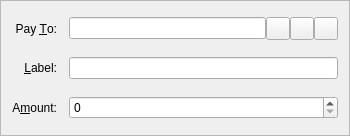
<?xml version="1.0" encoding="UTF-8"?>
<ui version="4.0">
 <class>SendCoinsEntry</class>
 <widget class="QFrame" name="SendCoinsEntry">
  <property name="geometry">
   <rect>
    <x>0</x>
    <y>0</y>
    <width>350</width>
    <height>136</height>
   </rect>
  </property>
  <property name="windowTitle">
   <string>Form</string>
  </property>
  <property name="frameShape">
   <enum>QFrame::StyledPanel</enum>
  </property>
  <property name="frameShadow">
   <enum>QFrame::Sunken</enum>
  </property>
  <layout class="QGridLayout" name="gridLayout">
   <property name="spacing">
    <number>12</number>
   </property>
   <item row="5" column="0">
    <widget class="QLabel" name="label">
     <property name="text">
      <string>A&amp;mount:</string>
     </property>
     <property name="alignment">
      <set>Qt::AlignRight|Qt::AlignTrailing|Qt::AlignVCenter</set>
     </property>
     <property name="buddy">
      <cstring>payAmount</cstring>
     </property>
    </widget>
   </item>
   <item row="3" column="0">
    <widget class="QLabel" name="label_2">
     <property name="text">
      <string>Pay &amp;To:</string>
     </property>
     <property name="alignment">
      <set>Qt::AlignRight|Qt::AlignTrailing|Qt::AlignVCenter</set>
     </property>
     <property name="buddy">
      <cstring>payTo</cstring>
     </property>
    </widget>
   </item>
   <item row="5" column="1">
    <widget class="BitcoinAmountField" name="payAmount"/>
   </item>
   <item row="4" column="0">
    <widget class="QLabel" name="label_4">
     <property name="text">
      <string>&amp;Label:</string>
     </property>
     <property name="alignment">
      <set>Qt::AlignRight|Qt::AlignTrailing|Qt::AlignVCenter</set>
     </property>
     <property name="buddy">
      <cstring>addAsLabel</cstring>
     </property>
    </widget>
   </item>
   <item row="3" column="1">
    <layout class="QHBoxLayout" name="payToLayout">
     <property name="spacing">
      <number>0</number>
     </property>
     <item>
      <widget class="QValidatedLineEdit" name="payTo">
       <property name="toolTip">
        <string>&lt;html&gt;&lt;head/&gt;&lt;body&gt;&lt;p&gt;The address to send the payment to (e.g. &lt;span style=&quot; font-family:'Monospace'; font-size:12px; vertical-align:middle;&quot;&gt;HCJAns4tfSMsmg8Bb5pCzXV6Rw6bmiKMs2&lt;/span&gt;)&lt;/p&gt;&lt;/body&gt;&lt;/html&gt;</string>
       </property>
       <property name="maxLength">
        <number>102</number>
       </property>
      </widget>
     </item>
     <item>
      <widget class="QToolButton" name="addressBookButton">
       <property name="toolTip">
        <string>Choose address from address book</string>
       </property>
       <property name="text">
        <string/>
       </property>
       <property name="icon">
        <iconset resource="../bitcoin.qrc">
         <normaloff>:/icons/address-book</normaloff>:/icons/address-book</iconset>
       </property>
       <property name="shortcut">
        <string>Alt+A</string>
       </property>
      </widget>
     </item>
     <item>
      <widget class="QToolButton" name="pasteButton">
       <property name="toolTip">
        <string>Paste address from clipboard</string>
       </property>
       <property name="text">
        <string/>
       </property>
       <property name="icon">
        <iconset resource="../bitcoin.qrc">
         <normaloff>:/icons/editpaste</normaloff>:/icons/editpaste</iconset>
       </property>
       <property name="shortcut">
        <string>Alt+P</string>
       </property>
      </widget>
     </item>
     <item>
      <widget class="QToolButton" name="deleteButton">
       <property name="toolTip">
        <string>Remove this recipient</string>
       </property>
       <property name="text">
        <string/>
       </property>
       <property name="icon">
        <iconset resource="../bitcoin.qrc">
         <normaloff>:/icons/remove</normaloff>:/icons/remove</iconset>
       </property>
      </widget>
     </item>
    </layout>
   </item>
   <item row="4" column="1">
    <widget class="QValidatedLineEdit" name="addAsLabel">
     <property name="toolTip">
      <string>Enter a label for this address to add it to your address book</string>
     </property>
    </widget>
   </item>
  </layout>
 </widget>
 <customwidgets>
  <customwidget>
   <class>BitcoinAmountField</class>
   <extends>QSpinBox</extends>
   <header>bitcoinamountfield.h</header>
   <container>1</container>
  </customwidget>
  <customwidget>
   <class>QValidatedLineEdit</class>
   <extends>QLineEdit</extends>
   <header>qvalidatedlineedit.h</header>
  </customwidget>
 </customwidgets>
 <resources>
  <include location="../bitcoin.qrc"/>
 </resources>
 <connections/>
</ui>
